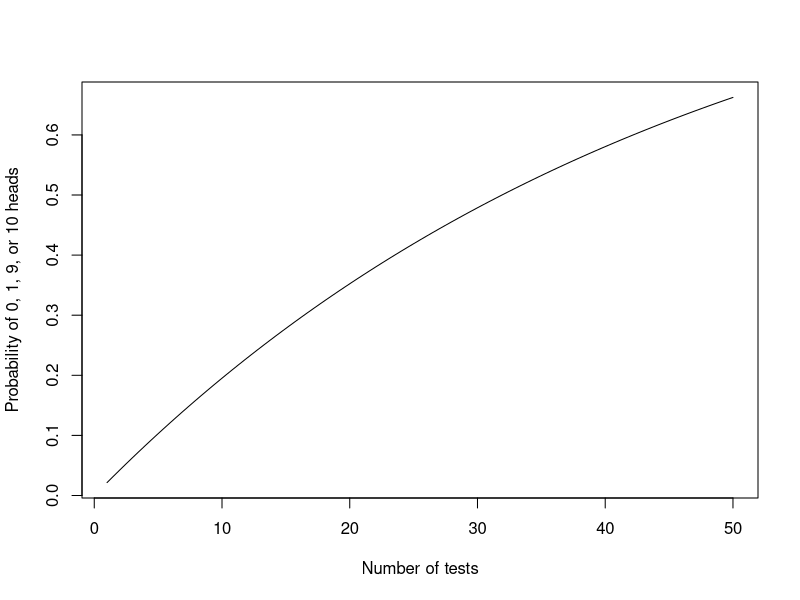

Recreate this plot in R.
## ---- chunk 1
choose(10,2)

## ---- chunk 2
pbinom(q = 1, size = 10, prob = 0.5) * 2

## ---- chunk 3
1 - pbinom(q = 1, size = 10, prob = 0.5) * 2

## ---- chunk 4
(1 - pbinom(q = 1, size = 10, prob = 0.5) * 2)^10

## ---- chunk 5
1 - (1 - pbinom(q = 1, size = 10, prob = 0.5) * 2)^10

## ---- chunk 6
trials <- 10
coin.flips <- replicate(1000, rbinom(n = 10, size = trials, 
                                     prob = 0.5))

multHypTest <- function(x){
  pvs <- sapply(x, function(x)prop.test(x = x, n = trials, 
                                        p = 0.5)$p.value)
  any(pvs < 0.05)
}

results <- apply(coin.flips,2,multHypTest)
mean(results)

## ---- chunk 7
curve(expr = 1 - (1 - pbinom(q = 1, size = 10, prob = 0.5) * 2)^x, 
      xlim = c(1,50),
      xlab = "Number of tests",
      ylab = "Probability of 0, 1, 9, or 10 heads")

## ---- chunk 8
set.seed(15)
n <- 30
k <- 8
school<- rep(1:k, each = n)
floss <- replicate(k, sample(x = c("Y","N"),
                            size = n, 
                            prob = c(0.3, 0.7), 
                            replace = TRUE))
dat<- data.frame(school, floss = as.vector(floss))

## ---- chunk 9
flossTab <- with(dat, table(school, floss))
flossTab


## ---- chunk 10

round(prop.table(flossTab, margin = 1), 2)
## ---- chunk 11
prop.test(flossTab[,c("Y","N")])
## ---- chunk 12
pairwise.prop.test(x = flossTab[,c("Y","N")])

## ---- chunk 13
# NOTE: This analysis is wrong!
pairwise.prop.test(x = flossTab[,c("Y","N")], 
                   p.adjust.method = "none")
## ---- chunk 14
sessionInfo()
